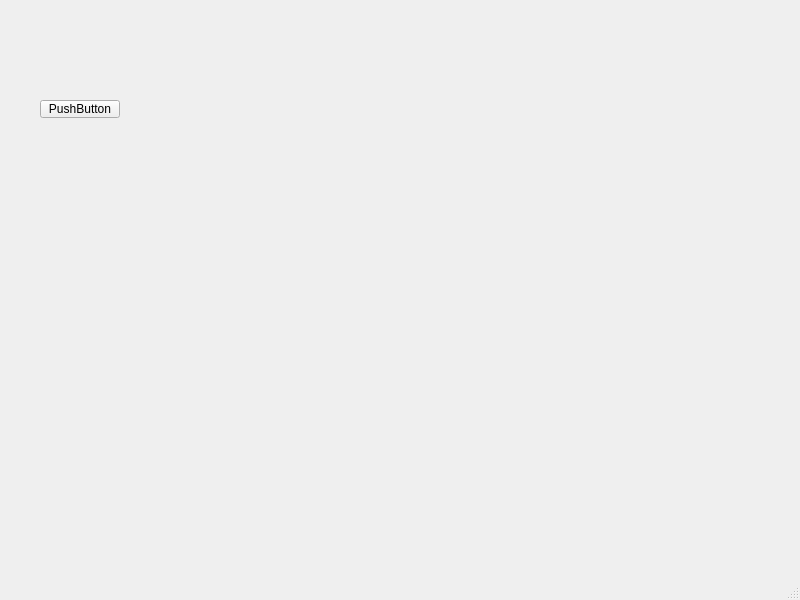
<?xml version="1.0" encoding="UTF-8"?>
<ui version="4.0">
 <class>MainWindow</class>
 <widget class="QMainWindow" name="MainWindow">
  <property name="geometry">
   <rect>
    <x>0</x>
    <y>0</y>
    <width>800</width>
    <height>600</height>
   </rect>
  </property>
  <property name="windowTitle">
   <string>MainWindow</string>
  </property>
  <widget class="QWidget" name="centralwidget">
   <widget class="QPushButton" name="pushButton">
    <property name="geometry">
     <rect>
      <x>40</x>
      <y>100</y>
      <width>80</width>
      <height>18</height>
     </rect>
    </property>
    <property name="text">
     <string>PushButton</string>
    </property>
   </widget>
  </widget>
  <widget class="QMenuBar" name="menubar">
   <property name="geometry">
    <rect>
     <x>0</x>
     <y>0</y>
     <width>800</width>
     <height>17</height>
    </rect>
   </property>
  </widget>
  <widget class="QStatusBar" name="statusbar"/>
 </widget>
 <resources/>
 <connections/>
</ui>
